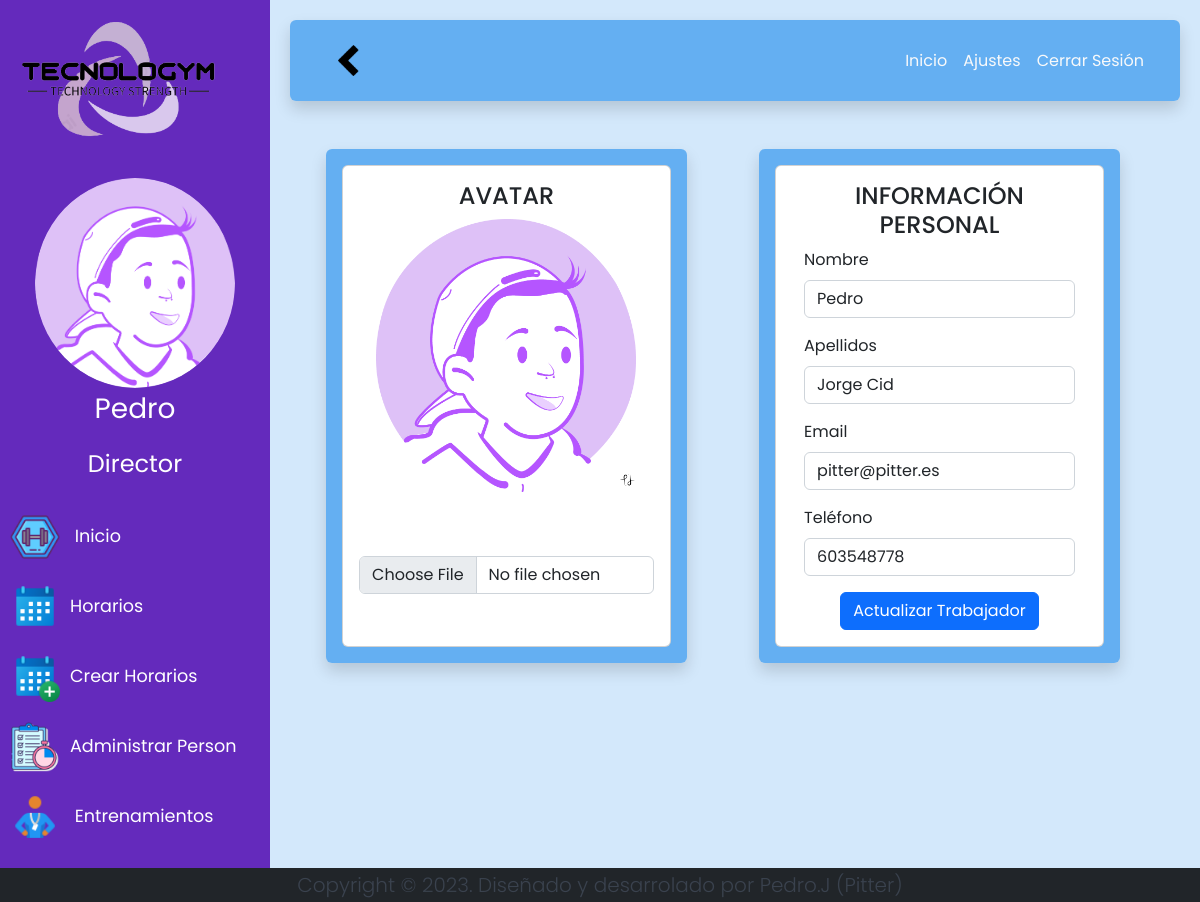
Screenshot of /c_Users/settings/1 (signed in) with the database file from the repository.
### tables this page shows
CREATE TABLE `person` (
  `id_person` int(11) NOT NULL,
  `name` varchar(70) NOT NULL,
  `lastname` varchar(70) NOT NULL,
  `user` varchar(70) DEFAULT NULL,
  `password` varchar(255) DEFAULT NULL,
  `email` varchar(70) DEFAULT NULL,
  `phone` varchar(9) DEFAULT NULL,
  `avatar` varchar(255) DEFAULT NULL
);

### config/core/Controller.php (called while the page is built, shortened)
<?php
abstract class Controller
{
    protected function loadView($view, $params = array())
    {
        return new View($view, $params);
    }
    protected function loadModel($model)
    {
        if (is_file(ROOT . PATH_MODELS . $model . ".php")) {
            return new $model();
        } else {
            throw new Exception("Error, model does not exist");
        }
    }
}
?>

### app/controllers/c_Users.php (called while the page is built, shortened)
<?php
class c_Users extends Controller
{
    private $m_users;
    public function __construct()
    {
        $this->m_users = $this->loadModel("m_Users");
    }
    public function settings($id_worker)
    {
        $datos["worker"] = $this->m_users->showWorker($id_worker[0]);
        $contenido = "v_Settings";
        $this->loadView($contenido, $datos);
    }
}
?>

### config/core/Model.php (called while the page is built, shortened)
<?php
class Model
{
    private $host = DB_HOST;
    private $user = DB_USER;
    private $pass = DB_PASS;
    private $dbname = DB_NAME;
    private $dbh;
    private $stmt;
    function __construct()
    {
        $dsn = 'mysql:host=' . $this->host . ';dbname=' . $this->dbname;
        $options = array(
            PDO::ATTR_PERSISTENT => true,
            PDO::ATTR_ERRMODE => PDO::ERRMODE_EXCEPTION,
            PDO::MYSQL_ATTR_INIT_COMMAND => 'SET NAMES utf8'
        );
        try {
            $this->dbh = new PDO($dsn, $this->user, $this->pass, $options);
        } catch (PDOException $e) {
            $this->error = $e->getMessage();
        }
    }
    public function consult($query)
    {
        $this->stmt = $this->dbh->prepare($query);
    }
    public function link($param, $value, $type = null)
    {
        if (is_null($type)) {
            switch (true) {
                default:
                    $type = PDO::PARAM_STR;
            }
        }
        $this->stmt->bindValue($param, $value, $type);
    }
    public function launch()
    {
        return $this->stmt->execute();
    }
    public function row()
    {
        $this->launch();
        return $this->stmt->fetch(PDO::FETCH_ASSOC);
    }
}
?>

### app/models/m_Users.php (called while the page is built, shortened)
<?php
class m_Users extends Model
{
    public function showWorker($id_worker)
    {
        $snt = "SELECT * FROM person
        INNER JOIN worker ON person.id_person=worker.id_person
        INNER JOIN worker_type ON worker_type.id_worker=worker.id_worker
        INNER JOIN type ON type.id_type=worker_type.id_type
        WHERE worker.id_worker= :id_worker";
        $this->consult($snt);
        $this->link(":id_worker", $id_worker);
        return $this->row();
    }
}

### app/views/v_Settings.php (the view, shortened to what this page needs)
<form action="<?= BASE_URL . 'c_Users/updateWorker/' . $worker['id_worker'] ?>" method="post" enctype="multipart/form-data">
    <div class="row container-fluid justify-content-around">
        <div class="container col-lg-5 col-md-9 col-sm-8 fondo-2 shadow p-3 mb-5 rounded">
            <div class="card h-100">
                <div class="card-body">
                    <h4 class="card-title text-center ">AVATAR</h4>
                    <div class="mb-3">
                        <img src="<?= BASE_URL . IMG_URL . $worker['avatar'] ?>" width="260" class=" mx-auto d-block img-fluid rounded-top mb-3">
                        <input type="file" class="form-control mt-4" name="addImg" aria-describedby="helpId">
                    </div>
                </div>
            </div>
        </div>
        <div class="container col-lg-5 col-md-9 col-sm-8">
            <div class="row fondo-2 shadow p-3 mb-5 rounded">
                <div class="col-12 card">
                    <div class="card-body">
                        <h4 class="card-title text-center">INFORMACIÓN PERSONAL</h4>
                        <div class="mb-3">
                            <label for="updateName" class="form-label">Nombre</label>
                            <input type="text" class="form-control" name="updateName" aria-describedby="helpId" value="<?= $worker['name'] ?>" onblur="validarCampo(this)" required>
                        </div>
                        <div class="mb-3">
                            <label for="updateLastname" class="form-label">Apellidos</label>
                            <input type="text" class="form-control" name="updateLastname" aria-describedby="helpId" value="<?= $worker['lastname'] ?>" onblur="validarCampo(this)" required>
                        </div>
                        <div class="mb-3">
                            <label for="updateEmail" class="form-label">Email</label>
                            <input type="email" class="form-control" name="updateEmail" aria-describedby="helpId" value="<?= $worker['email'] ?>" onblur="validarCampo(this)" required>
                        </div>
                        <div class="mb-3">
                            <label for="updatePhone" class="form-label">Teléfono</label>
                            <input type="number" class="form-control" name="updatePhone" aria-describedby="helpId" value="<?= $worker['phone'] ?>" onblur="validarCampo(this)" required>
                        </div>
                        <div class="d-flex justify-content-around ">
                            <button type="submit" class="btn btn-primary">Actualizar Trabajador</button>
                        </div>
                    </div>
                </div>
            </div>
        </div>
    </div>
</form>

### app/views/css/v_index.css (style rules this page uses)
body { font-family: "Poppins", sans-serif; background: #3698ee37; }
.fondo-2 { background-color: rgba(54, 152, 238, 0.7); }

### rows the page displays
person: avatar (picture), updateName "Pedro", updateLastname "Jorge Cid", updateEmail "pitter@pitter.es", updatePhone "603548778"

### other values shown
$_SESSION['session']['name'] "Pedro"
$_SESSION['session']['role'] "Director"
